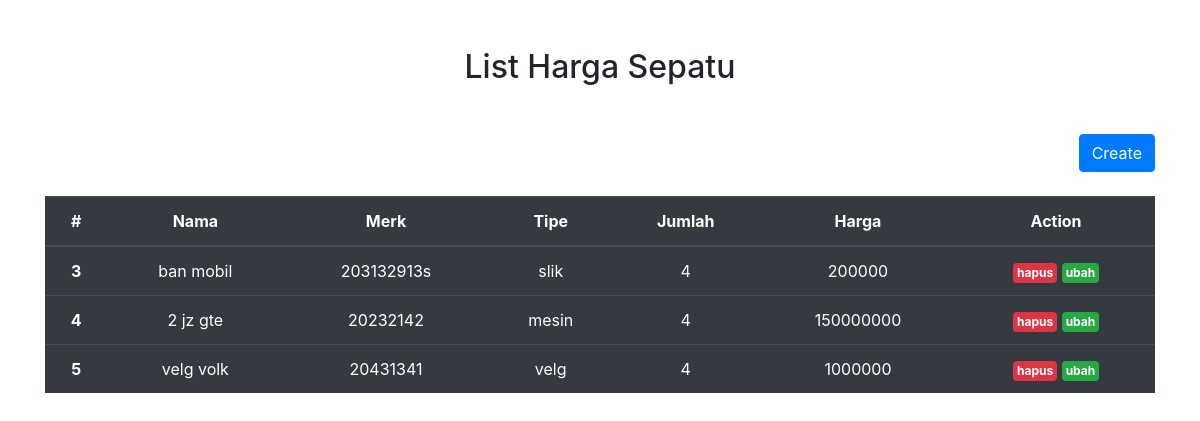
The page /public/index.php on the database its author committed.
### tables this page shows
CREATE TABLE `tb_barang` (
  `id` int(11) NOT NULL,
  `nama` varchar(26) NOT NULL,
  `nopart` varchar(10) NOT NULL,
  `tipe` varchar(50) NOT NULL,
  `jumlah` varchar(10) NOT NULL,
  `harga` int(9) NOT NULL
);

### app/core/Controller.php (called while the page is built, shortened)
<?php
class Controller
{
    public function view($view, $data = [])
    {
        require_once '../app/views/' . $view . '.php';
    }
    public function model($model)
    {
        return new $model;
    }
}

### app/controllers/Home.php (called while the page is built, shortened)
<?php
class Home extends Controller{
    public function index(){
        $data['stf'] = $this->model('Stuff_Model')->getAllStuff();
        $this->view('home', $data);
    }
}
?>

### app/core/App.php (called while the page is built, shortened)
<?php
class App {
    protected $method = 'index';
    protected $params = [];
    public function __construct()
    {
        $this->controller = new $this->controller;
        call_user_func_array([$this->controller, $this->method], $this->params);
    }
}

### public/index.php (called while the page is built, shortened)
<?php
$app = new App();

### app/core/Database.php (called while the page is built, shortened)
<?php
class Database
{
    private $host = DB_HOST;
    private $user = DB_USER;
    private $pass = DB_PASS;
    private $db_name = DB_NAME;
    private $dbh;
    private $stmt;
    public function __construct()
    {
        $dsn = 'mysql:host=' . $this->host . ';dbname=' . $this->db_name;
        $option = [
            PDO::ATTR_PERSISTENT => true,
            PDO::ATTR_ERRMODE => PDO::ERRMODE_EXCEPTION
        ];
        try {
            $this->dbh = new PDO($dsn, $this->user, $this->pass, $option);
        } catch (PDOException $e) {
            die($e->getMessage());
        }
    }
    public function query($query)
    {
        $this->stmt = $this->dbh->prepare($query);
    }
    public function execute()
    {
        $this->stmt->execute();
    }
    public function resultSet()
    {
        $this->execute();
        return $this->stmt->fetchAll(PDO::FETCH_ASSOC);
    }
}

### app/models/Stuff_Model.php (called while the page is built, shortened)
<?php
class Stuff_Model{
    private $db;
    private $table = 'tb_barang';
    public function __construct()
    {
        $this->db = new Database;
    }
    public function getAllStuff()
    {
        $this->db->query('SELECT * FROM ' . $this->table);
        return $this->db->resultSet();
    }
}
?>

### app/views/home.php (the view, shortened to what this page needs)
<!DOCTYPE html>
<html lang="en">
<head>
  <link rel="stylesheet" href="https://maxcdn.bootstrapcdn.com/bootstrap/4.5.2/css/bootstrap.min.css">
</head>
<body>
<div class="container">
  <h2 class="text-center mb-5 mt-5">List Harga Sepatu</h2>
  <button type="button" class="btn btn-primary mb-4 float-right" data-toggle="modal" data-target="#formModal">Create</button>
  <table class="table table-dark">
  <thead>
    <tr>
      <th scope="col" class="text-center">#</th>
      <th scope="col" class="text-center">Nama</th>
      <th scope="col" class="text-center">Merk</th>
      <th scope="col" class="text-center">Tipe</th>
      <th scope="col" class="text-center">Jumlah</th>
      <th scope="col" class="text-center">Harga</th>
      <th scope="col" class="text-center">Action</th>
    </tr>
  </thead>
  <tbody>
  <?php foreach( $data['stf'] as $stf ) : ?>
    <tr>
      <th scope="row" class="text-center"><?= $stf['id']; ?></th>
      <td class="text-center"><?= $stf['nama']; ?></td>
      <td class="text-center"><?= $stf['nopart']; ?></td>
      <td class="text-center"><?= $stf['tipe']; ?></td>
      <td class="text-center"><?= $stf['jumlah']; ?></td>
      <td class="text-center"><?= $stf['harga']; ?></td>
      <td class="text-center">
      <a href="<?= BASEURL; ?>/home/hapus/<?= $stf['id']; ?>" class="p-1 badge badge-danger" onclick="return confirm('yakin?');">hapus</a>
                  <a href="<?= BASEURL; ?>/home/ubah/<?= $stf['id']; ?>" class="p-1 badge badge-success tampilModalUbah" data-toggle="modal" data-target="#formModal" data-id="<?= $stf['id']; ?>">ubah</a>
      </td>
    </tr>
    <?php endforeach ?>
  </tbody>
</table>
</div>
</body>
</html>

### rows shown on the page
tb_barang: id "3", nama "ban mobil", nopart "203132913s", tipe "slik", jumlah "4", harga "200000"
tb_barang: id "4", nama "2 jz gte", nopart "20232142", tipe "mesin", jumlah "4", harga "150000000"
tb_barang: id "5", nama "velg volk", nopart "20431341", tipe "velg", jumlah "4", harga "1000000"
